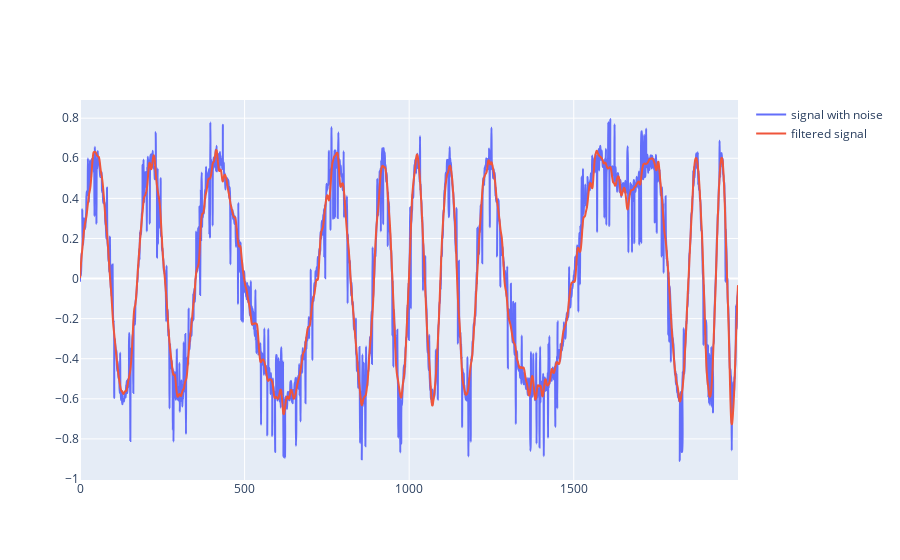

The notebook cell this image was saved under:
### Code cell
import plotly.graph_objects as go
fig = go.Figure()

fig.add_trace(go.Scatter(
            y = PPG_Raw.iloc[0,0:2000],
            line =  dict(shape =  'spline' ),
            name = 'signal with noise'
            ))
fig.add_trace(go.Scatter(
            y = y,
            line =  dict(shape =  'spline' ),
            name = 'filtered signal'
            ))
fig.show()

### Figure 1 — Plotly figure (JSON) as saved in the notebook; plotly's stock layout.template omitted (floating-point values rounded to 4 significant figures; data arrays with more than 128 entries replaced by an {"elided": "..."} marker saying what was removed)
{"data": [{"line": {"shape": "spline"}, "name": "signal with noise", "type": "scatter", "y": {"elided": "2000 float values"}}, {"line": {"shape": "spline"}, "name": "filtered signal", "type": "scatter", "y": {"elided": "2000 float values"}}], "layout": {}}
